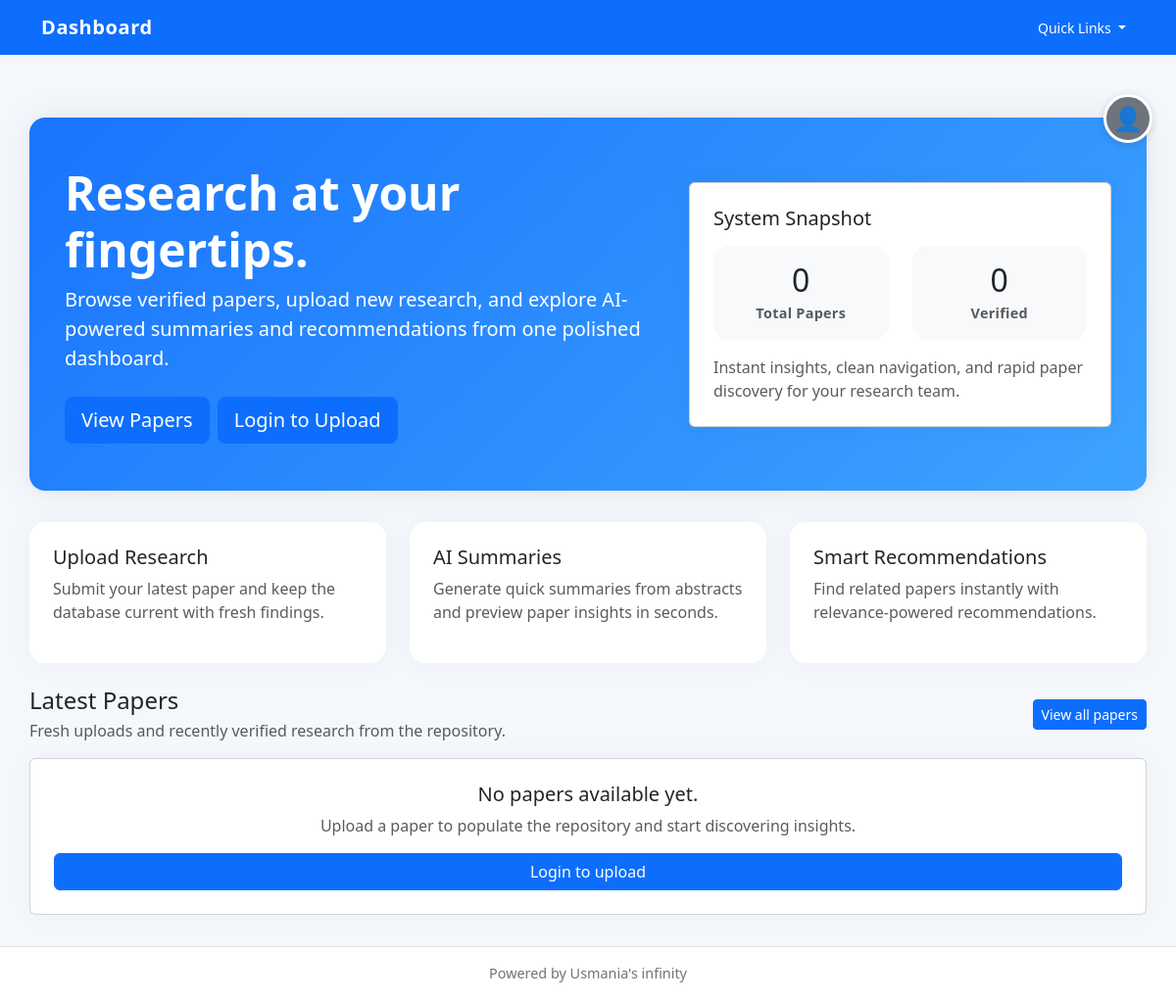
Before: / with the older database file.
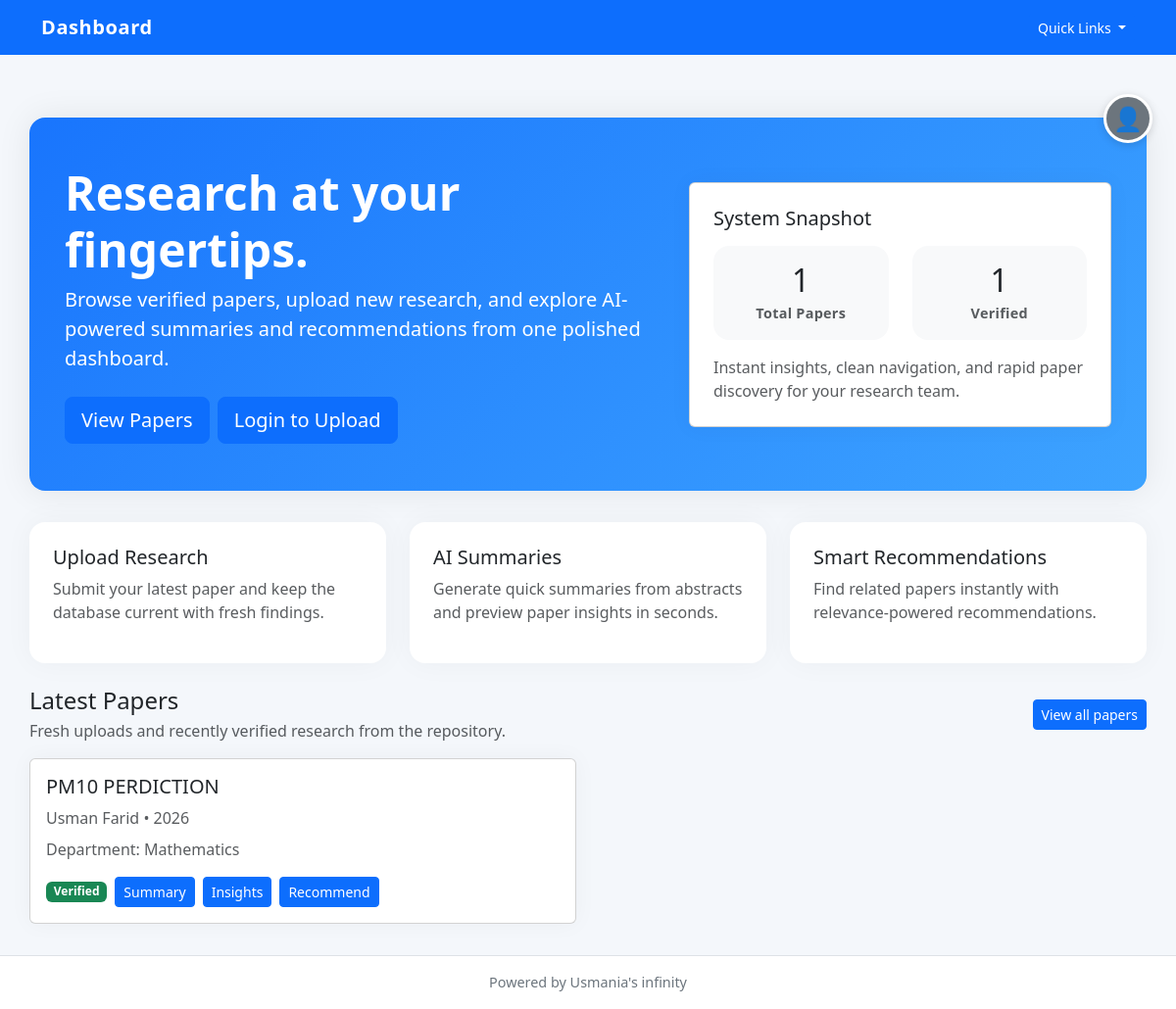
After: the same page with the newer database file.
### app/models.py (models this page shows)
class Paper(db.Model):
    __tablename__ = "papers"
    id = db.Column(db.Integer, primary_key=True)
    title = db.Column(db.String(500))
    authors = db.Column(db.Text)
    year = db.Column(db.Integer)
    abstract = db.Column(db.Text)
    pdf_path = db.Column(db.String(500))
    link = db.Column(db.String(500))
    verified = db.Column(db.Boolean, default=False)
    department_id = db.Column(db.Integer, db.ForeignKey("departments.id"))
    user_id = db.Column(db.Integer, db.ForeignKey("users.id"))
    created_at = db.Column(db.DateTime, default=datetime.utcnow)

class Department(db.Model):
    __tablename__ = "departments"
    id = db.Column(db.Integer, primary_key=True)
    name = db.Column(db.String(150), unique=True, nullable=False)
    users = db.relationship("User", backref="department", lazy=True)
    papers = db.relationship("Paper", backref="department", lazy=True)

### app/__init__.py (the view)
    @app.route("/")
    def home():
        from .models import Paper
        recent_papers = Paper.query.order_by(Paper.created_at.desc()).limit(4).all()
        total_papers = Paper.query.count()
        verified_count = Paper.query.filter_by(verified=True).count()
        return render_template(
            "home.html",
            recent_papers=recent_papers,
            total_papers=total_papers,
            verified_count=verified_count,
        )

### app/__init__.py (called while the page is built)
def create_app():
    app = Flask(__name__)
    app.config.from_object(Config)
    db.init_app(app)
    login_manager.init_app(app)
    migrate.init_app(app, db)
    app.register_blueprint(auth_bp)
    app.register_blueprint(papers_bp, url_prefix="/papers")
    app.register_blueprint(admin_bp)         # admin routes
    app.register_blueprint(dashboard_bp)     # dashboard routes
    @app.route("/")
    def home():
        from .models import Paper
        recent_papers = Paper.query.order_by(Paper.created_at.desc()).limit(4).all()
        total_papers = Paper.query.count()
        verified_count = Paper.query.filter_by(verified=True).count()
        return render_template(
            "home.html",
            recent_papers=recent_papers,
            total_papers=total_papers,
            verified_count=verified_count,
        )
    return app

### app/templates/home.html (shortened to what the changed rows need)
{% extends "base.html" %}
{% block content %}
<div class="hero-section">
    <div class="container">
        <div class="row align-items-center">
            <div class="col-lg-7">
                <h1 class="display-5 fw-bold">Research at your fingertips.</h1>
            </div>
            <div class="col-lg-5 mt-4 mt-lg-0">
                <div class="card card-shadow p-4 bg-white text-dark">
                    <div class="row text-center gy-3">
                        <div class="col-6">
                            <div class="rounded-4 bg-light p-3">
                                <div class="h2 mb-1">{{ total_papers }}</div>
                                <div class="stats-badge text-muted">Total Papers</div>
                            </div>
                        </div>
                        <div class="col-6">
                            <div class="rounded-4 bg-light p-3">
                                <div class="h2 mb-1">{{ verified_count }}</div>
                                <div class="stats-badge text-muted">Verified</div>
                            </div>
                        </div>
                    </div>
                </div>
            </div>
        </div>
    </div>
</div>
<div class="d-flex justify-content-between align-items-center mb-3">
    <div>
        <h2 class="h4 mb-1">Latest Papers</h2>
    </div>
</div>
{% if recent_papers %}
<div class="row g-4">
    {% for paper in recent_papers %}
    <div class="col-lg-6">
        <div class="card card-shadow h-100">
            <div class="card-body">
                <h5 class="card-title">{{ paper.title }}</h5>
                <p class="text-muted mb-2">{{ paper.authors }} • {{ paper.year }}</p>
                <p class="mb-3 text-muted">Department: {{ paper.department.name if paper.department else 'N/A' }}</p>
                <div class="d-flex flex-wrap gap-2 align-items-center">
                    <span class="badge bg-{{ 'success' if paper.verified else 'warning text-dark' }}">{{ 'Verified' if paper.verified else 'Pending' }}</span>
                    <a class="btn btn-sm btn-outline-primary" href="{{ url_for('papers.summary', paper_id=paper.id) }}">Summary</a>
                    <a class="btn btn-sm btn-outline-secondary" href="{{ url_for('papers.insights', paper_id=paper.id) }}">Insights</a>
                    <a class="btn btn-sm btn-outline-info" href="{{ url_for('papers.recommend', paper_id=paper.id) }}">Recommend</a>
                </div>
            </div>
        </div>
    </div>
    {% endfor %}
</div>
{% else %}
<div class="card card-shadow p-4 text-center">
    <h2 class="h5">No papers available yet.</h2>
    <p class="text-muted">Upload a paper to populate the repository and start discovering insights.</p>
    {% if current_user.is_authenticated %}
    <a href="{{ url_for('papers.upload_paper') }}" class="btn btn-primary">Upload a Paper</a>
    {% else %}
    <a href="{{ url_for('auth.login') }}" class="btn btn-primary">Login to upload</a>
    {% endif %}
</div>
{% endif %}
{% endblock %}

Changed rows visible on the page:
added Paper: title "PM10 PERDICTION", authors "Usman Farid", year "2026", department "Mathematics", verified "Verified"
Other visible differences:
{{ total_papers }}: "0" → "1"
{{ verified_count }}: "0" → "1"
text no longer shown: "No papers available yet. Upload a paper to populate the repository and start discovering insights. Login to upload"
